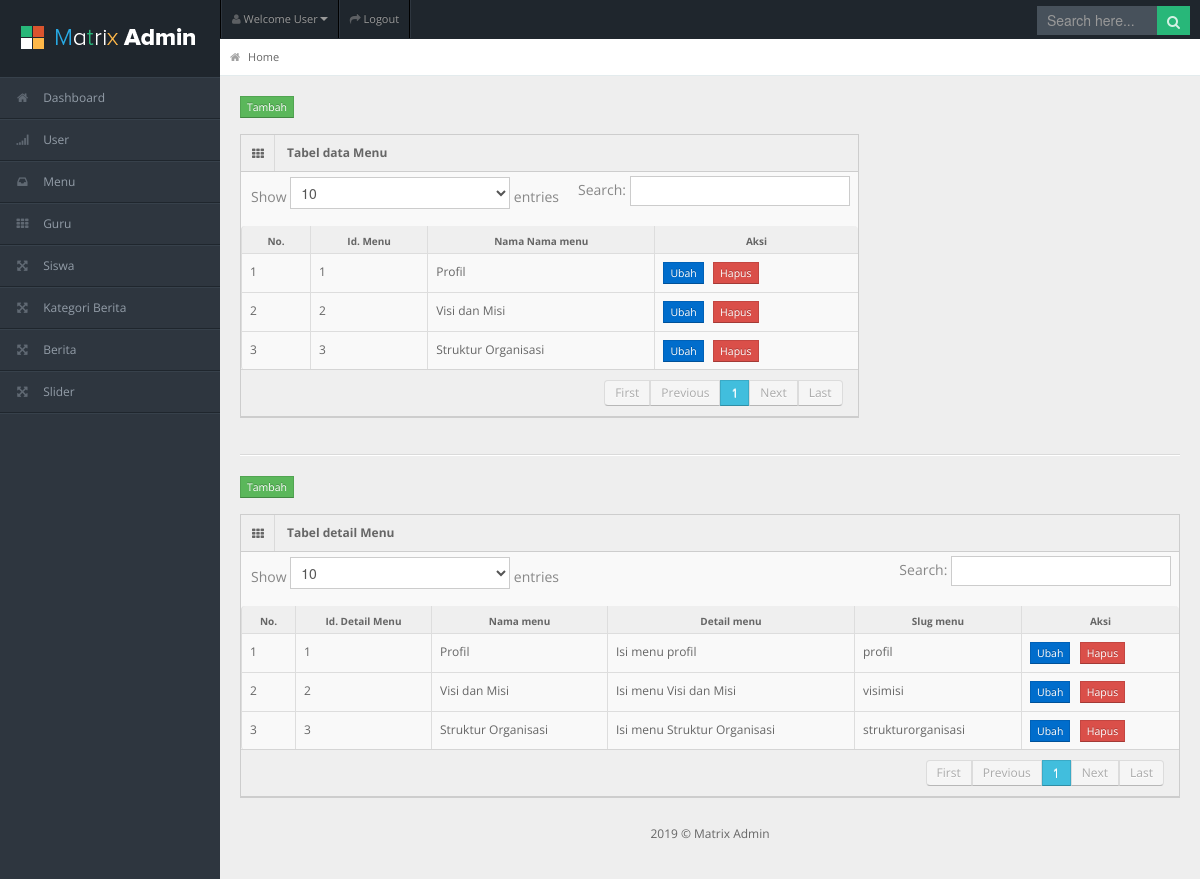
The page /Admin/index.php?page=menu&create=success (signed in) on the database its author committed.
### tables this page shows
CREATE TABLE `tb_menu` (
  `id_menu` int(11) NOT NULL,
  `menu` varchar(20) NOT NULL
);

CREATE TABLE `tb_menudetail` (
  `id_md` int(11) NOT NULL,
  `id_menu` int(11) NOT NULL,
  `isi_menu` text NOT NULL,
  `slug_menu` varchar(30) NOT NULL
);

### Admin/tabel.php (the view, shortened to what this page needs)
<?php if($_GET['page']=="menu"){ ?>
    <div class="container-fluid">
    <div class="row-fluid">
      <div class="span8">
        <span><a class="btn btn-mini btn-success" href="index.php?page=tambahmenu">Tambah</a></span>
        <div class="widget-box">
          <div class="widget-title"> <span class="icon"><i class="icon-th"></i></span>
            <h5>Tabel data Menu</h5>
          </div>
          <div class="widget-content nopadding">
            <table class="table table-bordered data-table">
              <thead>
                <tr>
                  <th>No.</th>
                  <th>Id. Menu</th>
                  <th>Nama Nama menu</th>
                  <th>Aksi</th>
                </tr>
              </thead>
              <tbody>
              <?php
                $i = 1;
                $sql = mysqli_query($koneksi, "SELECT * FROM tb_menu");
                while($data = mysqli_fetch_array($sql)){
              ?>
                <tr class="gradeX">
                  <td><?php echo $i ?></td>
                  <td><?php echo $data['id_menu'] ?></td>
                  <td><?php echo $data['menu'] ?></td>
                  <td>
                        <a class="btn btn-mini btn-primary" href="index.php?page=ubahmenu&id=<?php echo $data['id_menu'] ?>">
                        Ubah</a> &nbsp;
                        <a class="btn btn-mini btn-danger" href="crud/menu/delete.php?id=<?php echo $data['id_menu'] ?>"
                        onclick="return confirm('Apakah anda yakin?')">Hapus</a>
                  </td>
                </tr>
                <?php $i++; } ?>
              </tbody>
            </table>
          </div>
        </div>
      </div>
    </div>
    <hr>
    <div class="row-fluid">
      <div class="span12">
        <span><a class="btn btn-mini btn-success" href="index.php?page=tambahdetailmenu">Tambah</a></span>
        <div class="widget-box">
          <div class="widget-title"> <span class="icon"><i class="icon-th"></i></span>
            <h5>Tabel detail Menu</h5>
          </div>
          <div class="widget-content nopadding">
            <table class="table table-bordered data-table">
              <thead>
                <tr>
                  <th>No.</th>
                  <th>Id. Detail Menu</th>
                  <th>Nama menu</th>
                  <th>Detail menu</th>
                  <th>Slug menu</th>
                  <th>Aksi</th>
                </tr>
              </thead>
              <tbody>
              <?php
                $i = 1;
                $sql = mysqli_query($koneksi, "SELECT * FROM tb_menu a, tb_menudetail b WHERE a.id_menu = b.id_menu");
                while($data = mysqli_fetch_array($sql)){
              ?>
                <tr class="gradeX">
                  <td><?php echo $i ?></td>
                  <td><?php echo $data['id_md'] ?></td>
                  <td><?php echo $data['menu'] ?></td>
                  <td><?php echo $data['isi_menu'] ?></td>
                  <td><?php echo $data['slug_menu'] ?></td>
                  <td>
                        <a class="btn btn-mini btn-primary" href="index.php?page=ubahdetailmenu&id=<?php echo $data['id_md'] ?>">
                        Ubah</a> &nbsp;
                        <a class="btn btn-mini btn-danger" href="crud/detailmenu/delete.php?id=<?php echo $data['id_md'] ?>"
                        onclick="return confirm('Apakah anda yakin?')">Hapus</a>
                  </td>
                </tr>
                <?php $i++; } ?>
              </tbody>
            </table>
          </div>
        </div>
      </div>
    </div>
  </div>
<?php } ?>

### Admin/css/matrix-style.css (style rules this page uses)
* { outline:none !important; -moz-outline: none !important; }
html, body { height:100% }
body { overflow-x: hidden; margin-top: -10px; font-family: 'Open Sans', sans-serif; font-size:12px; color:#666; }
a { color:#666; }
select, textarea, input[type="text"], input[type="password"], input[type="datetime"], input[type="datetime-local"], input[type="date"], input[type="month"], input[type="time"], input[type="week"], input[type="number"], input[type="email"], input[type="url"], input[type="search"], input[type="tel"], input[type="color"], .uneditable-input, .label, .dropdown-menu, .btn, .well, .progress, .table-bordered, .btn-group > .btn:first-child, .btn-group > .btn:last-child, .btn-group > .btn:last-child, .btn-group > .dropdown-toggle, .alert { border-radius:0px; }
.btn, textarea, input[type="text"], input[type="password"], input[type="datetime"], input[type="datetime-local"], input[type="date"], input[type="month"], input[type="time"], input[type="week"], input[type="number"], input[type="email"], input[type="url"], input[type="search"], input[type="tel"], input[type="color"], .uneditable-input { box-shadow:none; }
.progress, .progress-success .bar, .progress .bar-success, .progress-warning .bar, .progress .bar-warning, .progress-danger .bar, .progress .bar-danger, .progress-info .bar, .progress .bar-info, .btn, .btn-primary { background-image:none; }
hr { border-top-color:#dadada; }
.container-fluid .row-fluid:first-child { margin-top: 20px; }
.stat-boxes .peity_bar_good, .stat-boxes .peity_line_good, { color: #459D1C; }
.widget-box { background: none repeat scroll 0 0 #F9F9F9; border-left: 1px solid #CDCDCD; border-top: 1px solid #CDCDCD; border-right: 1px solid #CDCDCD; clear: both; margin-top: 16px; margin-bottom: 16px; position: relative; }
.widget-title, .modal-header, .table th, div.dataTables_wrapper .ui-widget-header { background:#efefef; border-bottom: 1px solid #CDCDCD; height: 36px; }
.widget-title span.icon { padding: 9px 10px 7px 11px; float: left; border-right:1px solid #dadada; }
.widget-title h5 { color: #666; float: left; font-size: 12px; font-weight: bold; padding: 12px; line-height: 12px; margin: 0; }
.widget-content { padding:15px; border-bottom: 1px solid #cdcdcd; }
.table th { height: auto; font-size: 10px; padding: 5px 10px 2px; border-bottom: 0; text-align: center; color: #666666; }
.nopadding { padding: 0 !important; }
.nopadding .table { margin-bottom: 0; }
.nopadding .table-bordered { border: 0; }

### Admin/css/matrix-media.css (style rules this page uses)
body { background:#2E363F; }

### rows shown on the page
tb_menu: id_menu "1", menu "Profil"
tb_menu: id_menu "2", menu "Visi dan Misi"
tb_menu: id_menu "3", menu "Struktur Organisasi"
tb_menudetail: id_md "1", id_menu.menu "Profil", isi_menu "Isi menu profil", slug_menu "profil"
tb_menudetail: id_md "2", id_menu.menu "Visi dan Misi", isi_menu "Isi menu Visi dan Misi", slug_menu "visimisi"
tb_menudetail: id_md "3", id_menu.menu "Struktur Organisasi", isi_menu "Isi menu Struktur Organisasi", slug_menu "strukturorganisasi"

### other values the page prints
date ('Y') "2019"
